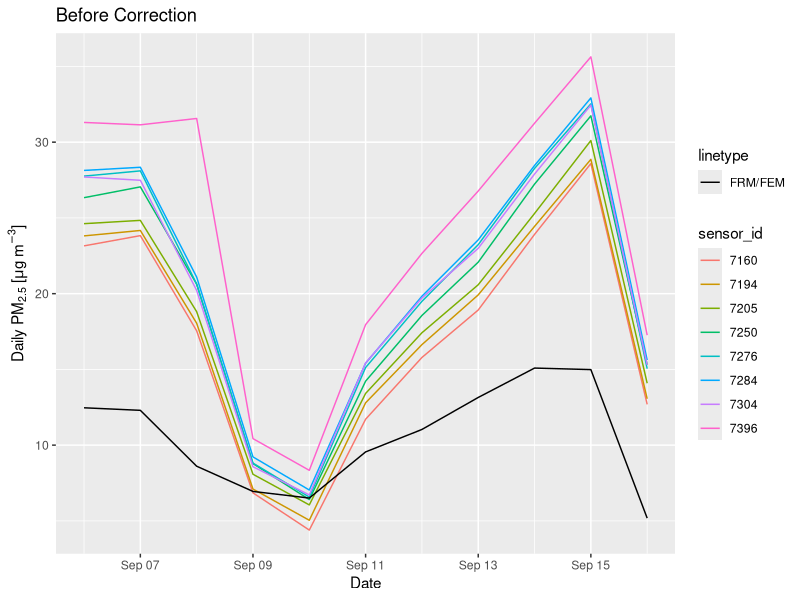
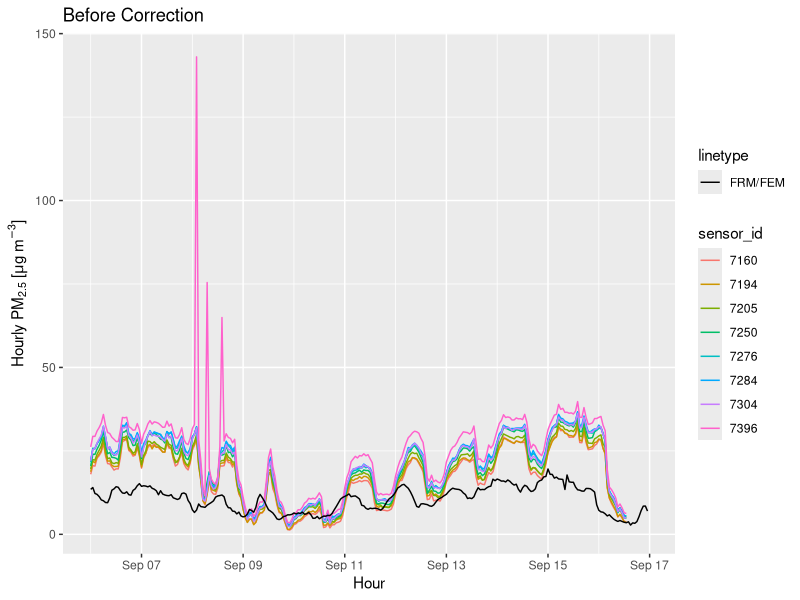
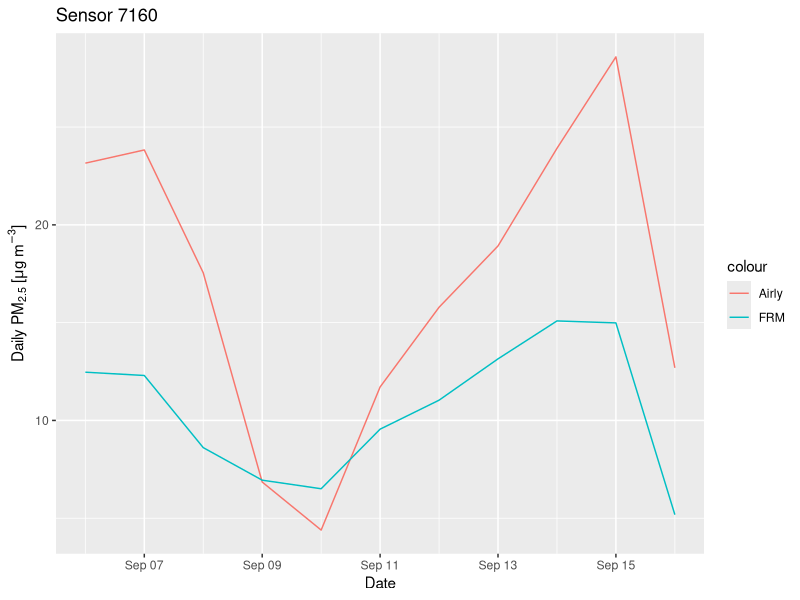
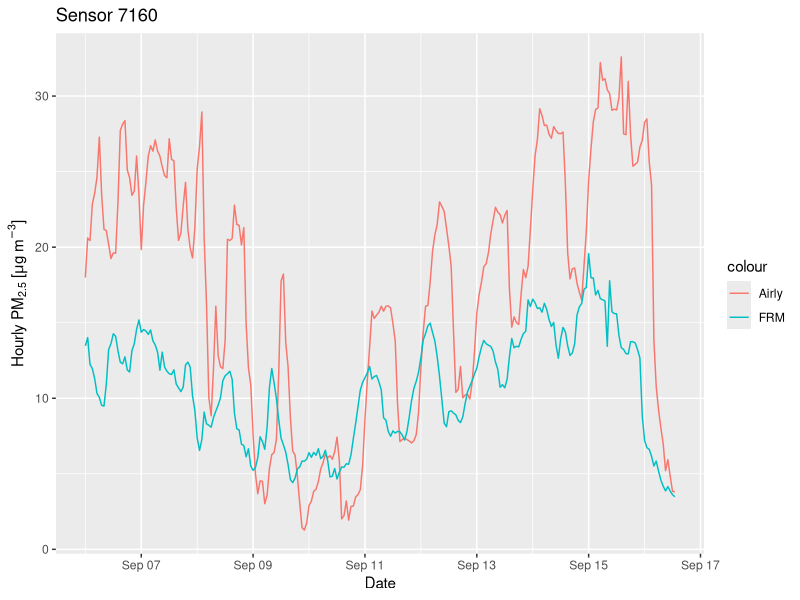
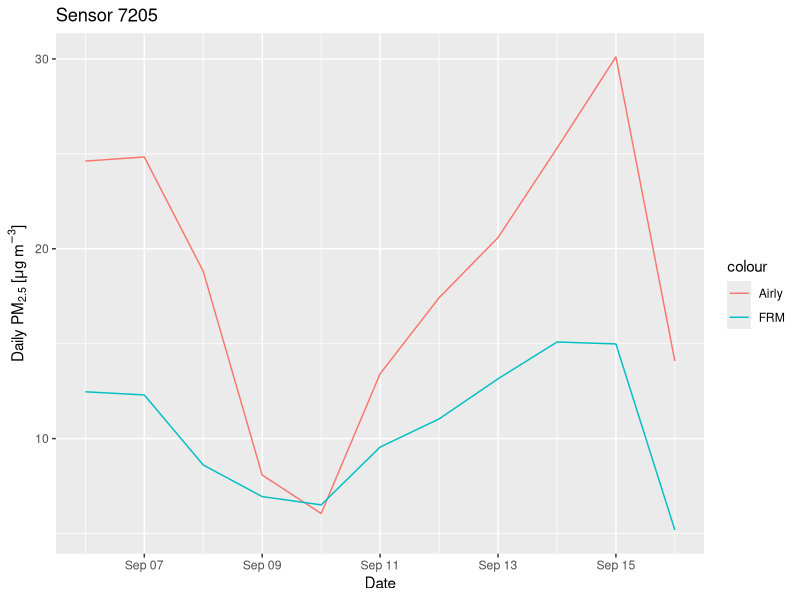
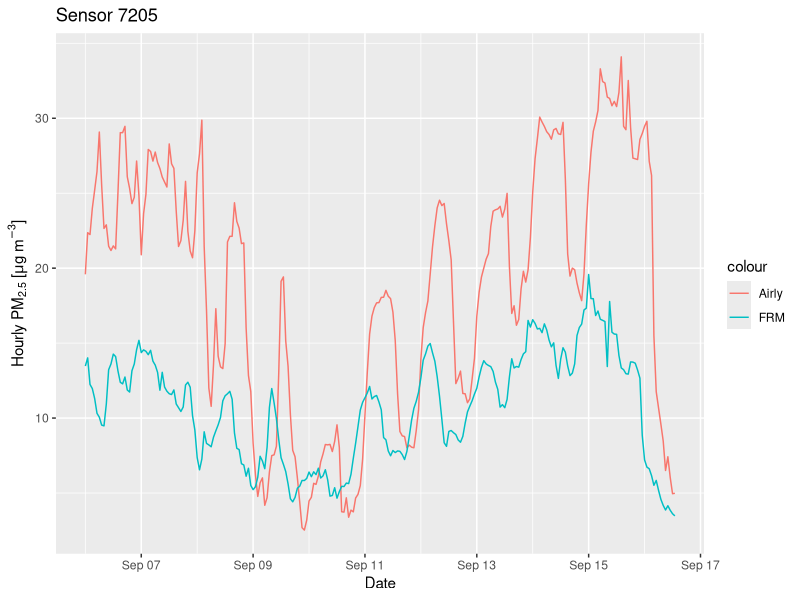
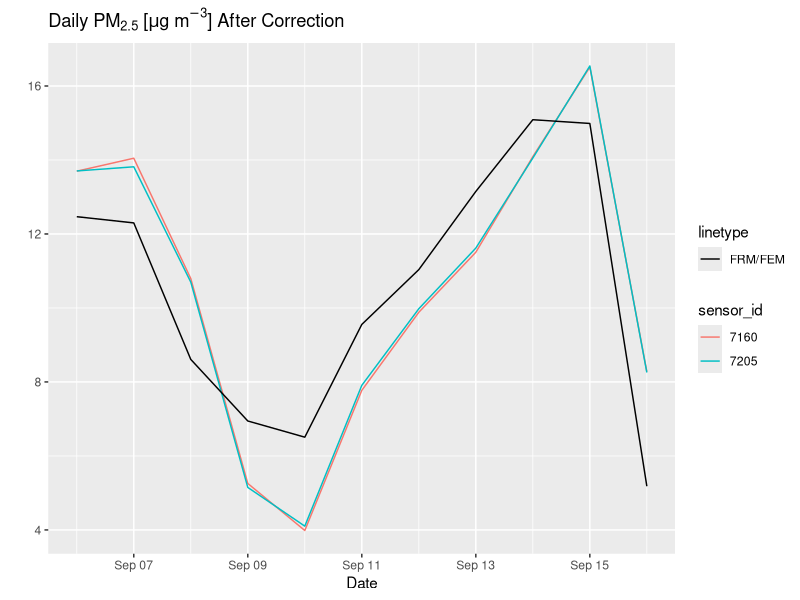
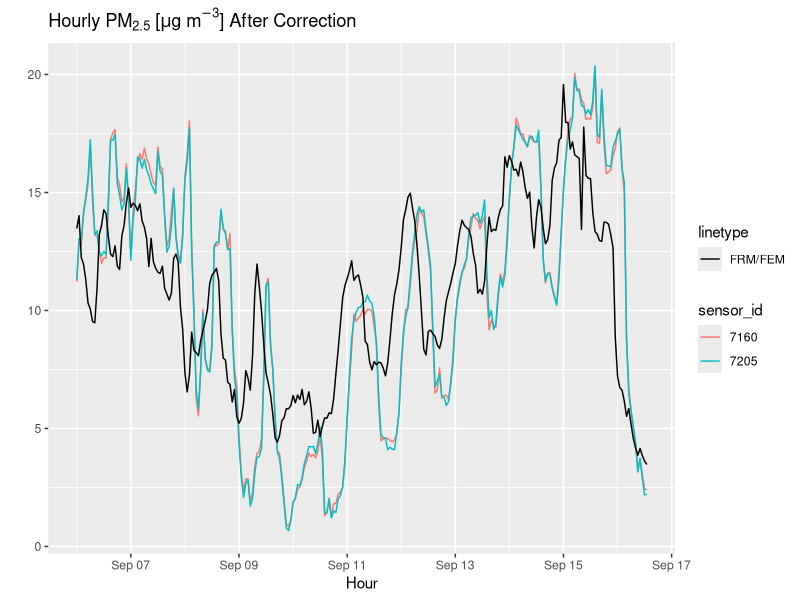

The R script that drew these images, in order:
## ---- chunk 1
knitr::opts_chunk$set(echo = TRUE)
library(dplyr)
library(tidyr)
library(lubridate)
library(ggplot2)
library(ggpubr)
## ---- chunk 2
airly1 <- read.csv("airly1.csv")
#Use function in lubridate package to convert to another time zone
airly1$time <- as.POSIXct(airly1$date, format="%Y-%m-%d %H:%M:%S", tz="CET")
airly1$time <- lubridate::with_tz(airly1$time, "EST")
#Extract day, hour, and dayhour variables
airly1$day <- date(strptime(airly1$time, format="%Y-%m-%d %H:%M:%S"))
airly1$hour <- hour(strptime(airly1$time, format="%Y-%m-%d %H:%M:%S"))
airly1$dayhour <- lubridate::ymd_h(format(as.POSIXct(airly1$time,format="%Y-%m-%d %H:%M:%S"),"%Y-%m-%d %H"))
airly1$sensor_id <- as.factor(airly1$sensor_id)
#Take PM2.5 as an example
#Select relevant variables and filter the time period you'd like to create the models
airly1pm25 <- airly1 %>%
  select(time, dayhour, day, hour, pm25, sensor_id) %>%
  filter(day >= '2021-09-06' & day <= '2021-09-16')
## ---- chunk 3
regular1 <- read.csv("regular1.csv")
#Convert non-numeric variables to numeric types
regular1$RH <- as.numeric(regular1$RH)
regular1$Pressure <- as.numeric(regular1$Pressure)
#Same process to get time variables for regulatory data
regular1$day <- date(strptime(regular1$Date, format="%Y-%m-%d"))
regular1$hour <- hour(strptime(regular1$Time, format="%H:%M"))
regular1$time <- as.POSIXct(paste(regular1$day, regular1$Time), format="%Y-%m-%d %H:%M")
regular1$dayhour <- lubridate::ymd_h(format(as.POSIXct(regular1$time,format="%Y-%m-%d %H:%M:%S"),"%Y-%m-%d %H"))
#select the same time period as airly
regular1 <- regular1 %>%
  filter(day >= '2021-09-06' & day <= '2021-09-16')
## ---- chunk 4
regular_pm25d <- regular1 %>%
  group_by(day) %>%
  summarise(rdailyPM25 = mean(PM25, na.rm = T))
regular_pm25h <- regular1 %>%
  group_by(dayhour) %>%
  summarise(rhourlyPM25 = mean(PM25, na.rm = T))
## ---- chunk 5
temp1 <- airly1pm25 %>%
  group_by(day, sensor_id) %>%
  summarise(dailyPM25 = mean(pm25, na.rm = T)) %>%
  na.omit()

temp2 <- regular_pm25d
temp2$sensor_id <- 'FRM'

ggplot(data = temp1, aes(x=day, y=dailyPM25)) + geom_line(aes(col=sensor_id)) +
  geom_line(data = temp2, aes(x=day, y=rdailyPM25, lty="FRM/FEM"), color="black") +
  xlab("Date") +ylab(expression(paste("Daily P", M[2.5], " [",mu,"g ",m^-3,"]"))) + ggtitle('Before Correction')
## ---- chunk 6
temp1 <- airly1pm25 %>%
  group_by(dayhour, sensor_id) %>%
  summarise(hourlyPM25 = mean(pm25, na.rm = T)) %>%
  na.omit()

temp2 <- regular_pm25h
temp2$sensor_id <- 'FRM'

ggplot(data = temp1 , aes(x=dayhour, y=hourlyPM25)) + geom_line(aes(col=sensor_id)) +
  geom_line(data = temp2, aes(x=dayhour, y=rhourlyPM25, lty="FRM/FEM"), color="black") +
  xlab("Hour") +ylab(expression(paste("Hourly P", M[2.5], " [",mu,"g ",m^-3,"]"))) + ggtitle('Before Correction')
## ---- chunk 7
temp1 <- airly1pm25 %>%
  filter(sensor_id == '7160') %>%
  group_by(day) %>%
  summarise(adailyPM25 = mean(pm25, na.rm = T))

#plot airly regulatory data by day
merge(temp1, regular_pm25d, by = "day") %>%
  ggplot(aes(day))+
  geom_line(aes(y=adailyPM25, colour="Airly"))+
  geom_line(aes(y=rdailyPM25, colour="FRM"))+
  xlab("Date") +ylab(expression(paste("Daily P", M[2.5], " [",mu,"g ",m^-3,"]"))) + ggtitle('Sensor 7160')

PM25_7160d <- merge(temp1, regular_pm25d, by = "day")

#create simple linear regression model with regulatory data as the independent variable and airly data as the dependent variable
model7160dpm25 <- lm(adailyPM25 ~ rdailyPM25 + 1, data = PM25_7160d)

#print result
summary(model7160dpm25)

#use the model coefficients to correct the airly data
PM25_7160d <- PM25_7160d %>%
  mutate(corrected_PM25 = (adailyPM25 - coef(model7160dpm25)[1][1]) / coef(model7160dpm25)[2][1])
## ---- chunk 8
temp1 <- airly1pm25 %>%
  filter(sensor_id == '7160') %>%
  group_by(dayhour) %>%
  summarise(ahourlyPM25 = mean(pm25, na.rm = T))

merge(temp1, regular_pm25h, by = "dayhour") %>%
  ggplot(aes(dayhour))+
  geom_line(aes(y=ahourlyPM25, colour="Airly"))+
  geom_line(aes(y=rhourlyPM25, colour="FRM"))+
  xlab("Date") +ylab(expression(paste("Hourly P", M[2.5], " [",mu,"g ",m^-3,"]"))) + ggtitle('Sensor 7160')

PM25_7160h <- merge(temp1, regular_pm25h, by = "dayhour")
model7160hpm25 <- lm(ahourlyPM25 ~ rhourlyPM25 + 1, data = PM25_7160h)
summary(model7160hpm25)
PM25_7160h <- PM25_7160h %>%
  mutate(corrected_PM25 = (ahourlyPM25 - coef(model7160hpm25)[1][1]) / coef(model7160hpm25)[2][1])
## ---- chunk 9
temp1 <- airly1pm25 %>%
  filter(sensor_id == '7205') %>%
  group_by(day) %>%
  summarise(adailyPM25 = mean(pm25, na.rm = T))

merge(temp1, regular_pm25d, by = "day") %>%
  ggplot(aes(day))+
  geom_line(aes(y=adailyPM25, colour="Airly"))+
  geom_line(aes(y=rdailyPM25, colour="FRM"))+
  xlab("Date") +ylab(expression(paste("Daily P", M[2.5], " [",mu,"g ",m^-3,"]"))) + ggtitle('Sensor 7205')

PM25_7205d <- merge(temp1, regular_pm25d, by = "day")
model7205dpm25 <- lm(adailyPM25 ~ rdailyPM25 + 1, data = PM25_7205d)
summary(model7205dpm25)
PM25_7205d <- PM25_7205d %>%
  mutate(corrected_PM25 = (adailyPM25 - coef(model7205dpm25)[1][1]) / coef(model7205dpm25)[2][1])
## ---- chunk 10
temp1 <- airly1pm25 %>%
  filter(sensor_id == '7205') %>%
  group_by(dayhour) %>%
  summarise(ahourlyPM25 = mean(pm25, na.rm = T))

merge(temp1, regular_pm25h, by = "dayhour") %>%
  ggplot(aes(dayhour))+
  geom_line(aes(y=ahourlyPM25, colour="Airly"))+
  geom_line(aes(y=rhourlyPM25, colour="FRM"))+
  xlab("Date") +ylab(expression(paste("Hourly P", M[2.5], " [",mu,"g ",m^-3,"]"))) + ggtitle('Sensor 7205')

PM25_7205h <- merge(temp1, regular_pm25h, by = "dayhour")
model7205hpm25 <- lm(ahourlyPM25 ~ rhourlyPM25 + 1, data = PM25_7205h)
summary(model7205hpm25)
PM25_7205h <- PM25_7205h %>%
  mutate(corrected_PM25 = (ahourlyPM25 - coef(model7205hpm25)[1][1]) / coef(model7205hpm25)[2][1])
## ---- chunk 11
save(model7160hpm25, model7205hpm25, file = "hourlypm25.RData")
save(model7160dpm25, model7205dpm25, file = "dailypm25.RData")
## ---- chunk 12
PM25_7160d$sensor_id <- '7160'
PM25_7205d$sensor_id <- '7205'

correct_vis <- rbind(PM25_7160d, PM25_7205d)%>%
  select(day, corrected_PM25, sensor_id)
regularPM25day <- PM25_7160d %>% select(day, rdailyPM25)
regularPM25day$sensor_id <- 'FRM/FEM'

ggplot(data = correct_vis, aes(x=day, y=corrected_PM25)) + geom_line(aes(col=sensor_id)) +
  geom_line(data = regularPM25day, aes(x=day, y=rdailyPM25, lty="FRM/FEM"), color="black") +
  xlab("Date") +ylab("") + ggtitle(expression(paste("Daily P", M[2.5], " [",mu,"g ",m^-3,"]", ' After Correction')))
## ---- chunk 13
PM25_7160h$sensor_id <- '7160'
PM25_7205h$sensor_id <- '7205'

correct_vis <- rbind(PM25_7160h, PM25_7205h)%>%
  select(dayhour, corrected_PM25, sensor_id)
regularPM25h <- PM25_7160h %>% select(dayhour, rhourlyPM25)
regularPM25h$sensor_id <- 'FRM/FEM'

ggplot(data = correct_vis, aes(x=dayhour, y=corrected_PM25)) + geom_line(aes(col=sensor_id)) +
  geom_line(data = regularPM25h, aes(x=dayhour, y=rhourlyPM25, lty="FRM/FEM"), color="black") +
  xlab("Hour") +ylab("") + ggtitle(expression(paste("Hourly P", M[2.5], " [",mu,"g ",m^-3,"]", ' After Correction')))
## ---- chunk 14
r1 <- ggplot(model7160dpm25, aes(x = rdailyPM25, y = adailyPM25)) + 
  geom_point() + 
  geom_abline(linetype = "dashed", intercept = 0, slope = 1) +
  geom_smooth(method = "lm", se=FALSE) +
  stat_regline_equation(label.x = 15, label.y = 45, aes(label = ..eq.label..)) +
  stat_regline_equation(label.x = 15, label.y = 40, aes(label = ..adj.rr.label..)) +
  coord_fixed(xlim = c(0, 50), ylim = c(0, 50))+
  xlab(expression(paste("FRM/FEM P", M[2.5], " [",mu,"g ",m^-3,"]"))) +ylab(expression(paste("Daily P", M[2.5], " [",mu,"g ",m^-3,"]")))

r2 <- ggplot(model7205dpm25, aes(x = rdailyPM25, y = adailyPM25)) + 
  geom_point() + 
  geom_abline(linetype = "dashed", intercept = 0, slope = 1) +
  geom_smooth(method = "lm", se=FALSE) +
  stat_regline_equation(label.x = 15, label.y = 45, aes(label = ..eq.label..)) +
  stat_regline_equation(label.x = 15, label.y = 40, aes(label = ..adj.rr.label..)) +
  coord_fixed(xlim = c(0, 50), ylim = c(0, 50))+
  xlab(expression(paste("FRM/FEM P", M[2.5], " [",mu,"g ",m^-3,"]"))) +ylab(expression(paste("Daily P", M[2.5], " [",mu,"g ",m^-3,"]")))

ggarrange(r1, r2,
          labels = c("Airly 7160", "Airly 7205"), hjust = 0.005,
          ncol = 2, nrow = 1)
